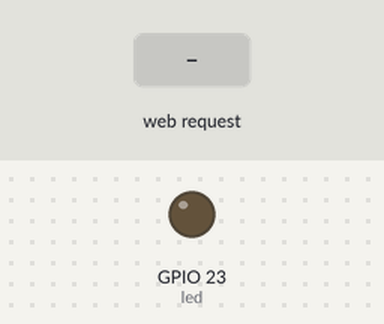
The sketch below on a simulated ESP32. On the bench: output pins drawn as LEDs (lit = HIGH). Inputs (shaded band) come from the test bench. WiFi joins after 1.5 s; servers stay silent unless stated; what the sketch prints to the serial monitor is not drawn.

Above: at 2.7 s.
2.8 s: HTTP request GET /led/on received
At 3.6 s:
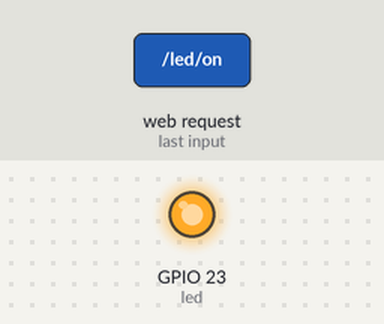
4.3 s: HTTP request GET /led/off received
At 4.8 s:
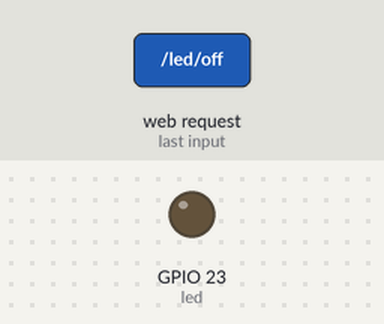
Timing chart, 0 to 7.3 s (numbered marks = the images above; inputs shaded):
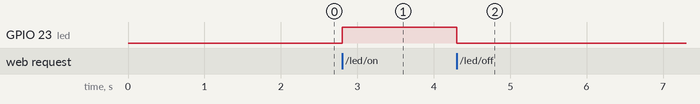

The sketch:

mc.ino
```cpp
#include <WiFi.h>
#include <WebServer.h>

const char* ssid = " ";
const char* password = "";
WebServer server(80);
const int led = 23;

void setup() {
  Serial.begin(115200);
  pinMode(led, OUTPUT);
  digitalWrite(led, LOW);

  WiFi.begin(ssid, password);
  while (WiFi.status() != WL_CONNECTED) {
    delay(500);
    Serial.print(".");
  }
  Serial.println();
  Serial.print("IP del ESP32: ");
  Serial.println(WiFi.localIP());
  Serial.println(WiFi.macAddress());

  server.on("/led/on", []() {
    digitalWrite(led, HIGH);
    Serial.println("Luz Prendida");
    server.send(200, "text/plain", "LED encendido");
  });

  server.on("/led/off", []() {
    digitalWrite(led, LOW);
    Serial.println("Luz Apagada");
    server.send(200, "text/plain", "LED apagado");
  });

  server.begin();
  Serial.println("Servidor web listo!");
}

void loop() {
  server.handleClient();
}
```

Measured:
- after the input at 2.8 s, GPIO 23 (led): LOW → HIGH at once
- after the input at 4.3 s, GPIO 23 (led): HIGH → LOW at once
